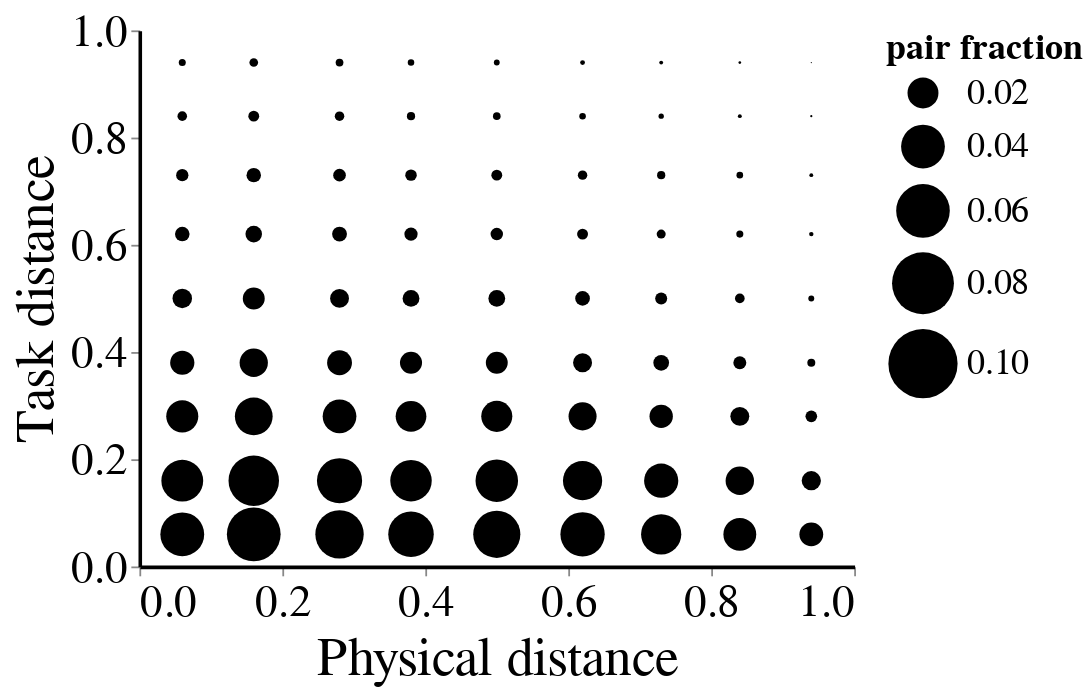
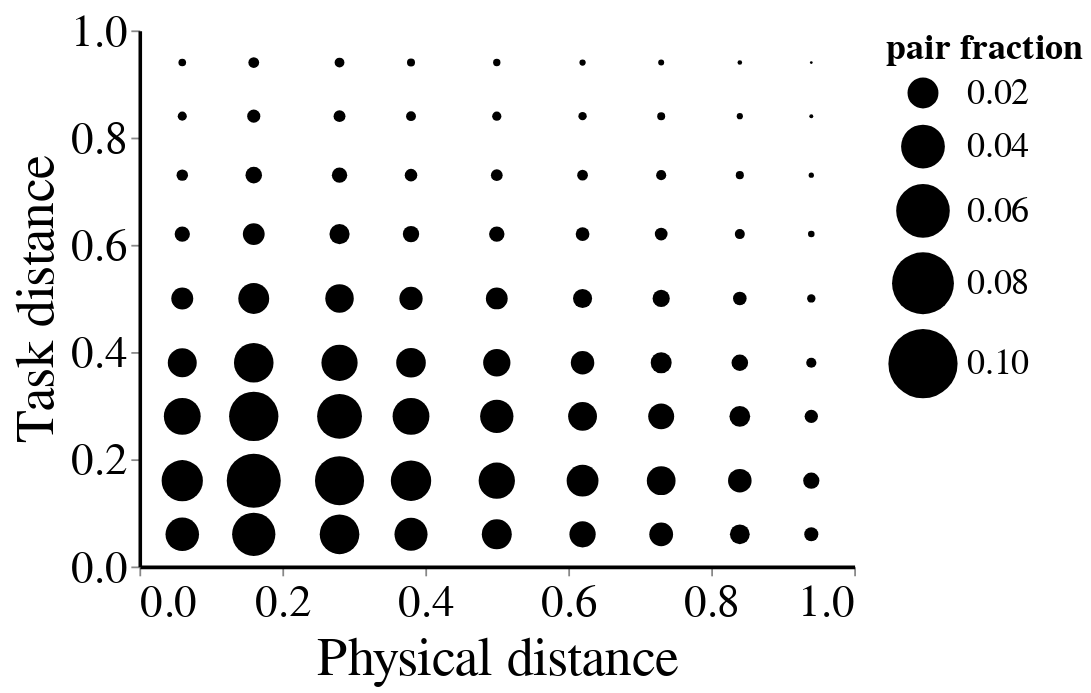
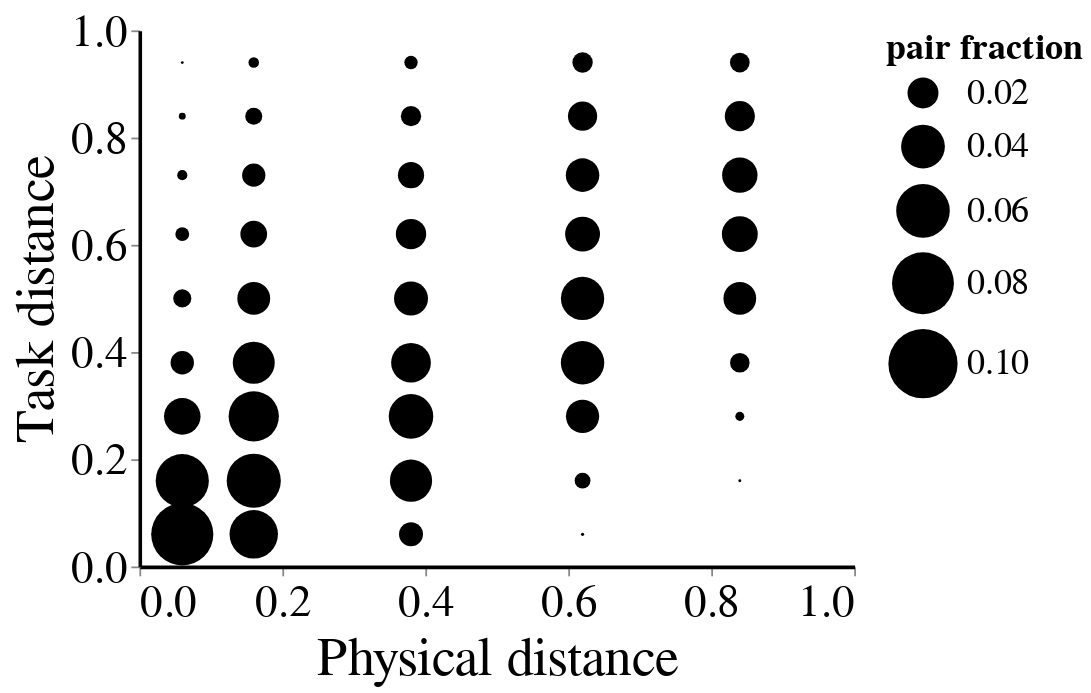
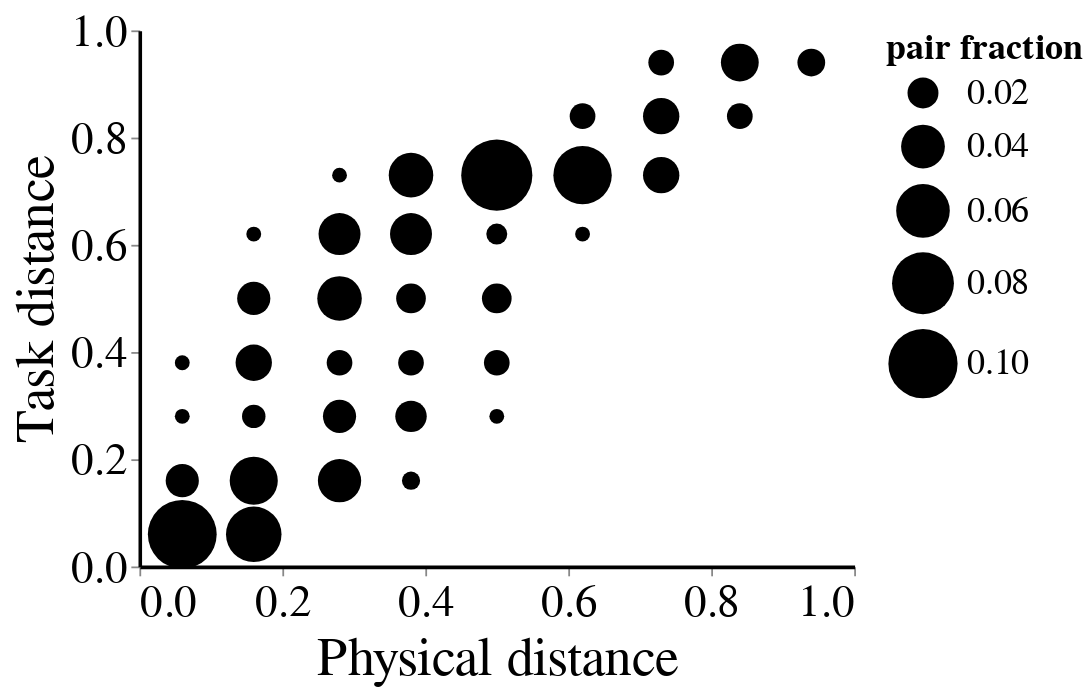

Here is the notebook cell these charts were saved with, in order:
### Code cell
comp_null = True
n_shuff = 100

for data, sargs in datas_spatial_args.items():
    print(data)
    
    # read data
    df_task = pd.read_csv(os.path.join(dirname, data, data + 'TaskPos.csv'), header=None)
    df_spatial = pd.read_csv(os.path.join(dirname, data, data + 'SpatialPos.csv'), **sargs)
    
    if type(df_spatial.iloc[0].values[0]) == str:
        for c in df_spatial.columns:
            df_spatial[c] = pd.eval(df_spatial[c])
    
    df_spatial = df_spatial.astype(float)
    
    G = df_task.values
    T = np.eye(G.shape[1])
    L = df_spatial.values.reshape((df_spatial.shape[0], -1))
    
    # plot solution
    P.pl.plot_sol(G,T,L)
    
    # compute dists
    p = P.pl.plot_task_phys(G, L, comp_null=comp_null, n_shuff=n_shuff)
    
    p.display()
    if save:
        p.save(os.path.join(outdir, f'pairs_dist_{data}.png'), scale_factor=5)
